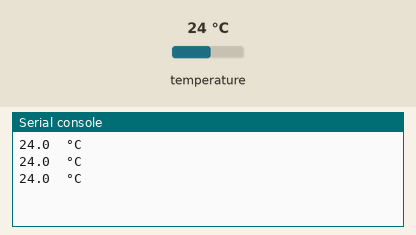
Simulated run of this program. Board: ESP32 board running MicroPython. On the bench: the last lines printed to the serial console. Inputs (shaded band) come from the test bench; at power-on: temperature 24 °C.

Above: at 1.2 s.
1.3 s: temperature set to 12 °C
At 2.0 s:
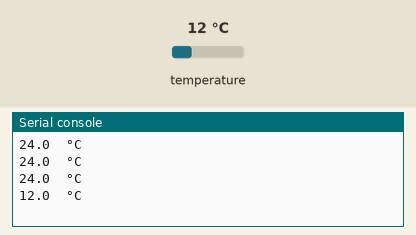
2.8 s: temperature set to 19 °C
At 3.5 s:
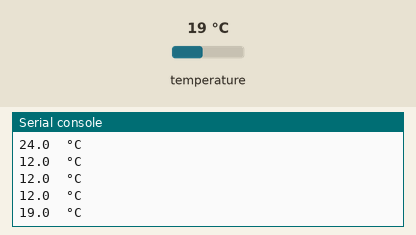
Timing chart, 0 to 5.8 s (numbered marks = the images above; inputs shaded):
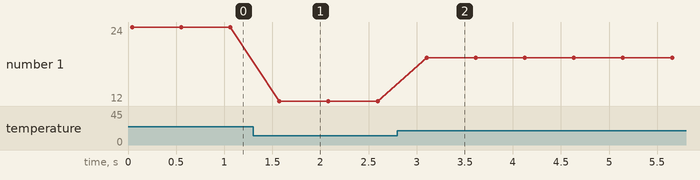

The program:

Dallas_18b20.py
```python
from machine import Pin
from onewire import OneWire
from ds18x20 import DS18X20
from time import sleep_ms

ds = DS18X20(OneWire(Pin(4)))
sensor_id = ds.scan()[0]

while True:
    ds.convert_temp()
    tem= ds.read_temp(sensor_id)
    print(tem, " °C")
    sleep_ms(500)
    
```

Measured:
- after the input at 1.3 s, the serial console: prints a new line after 0.27 s (image 1)
- after the input at 2.8 s, the serial console: prints a new line after 0.30 s (image 2)
- plotted number 1: 24 → 12 after the input at 1.3 s, 12 → 19 after the input at 2.8 s
